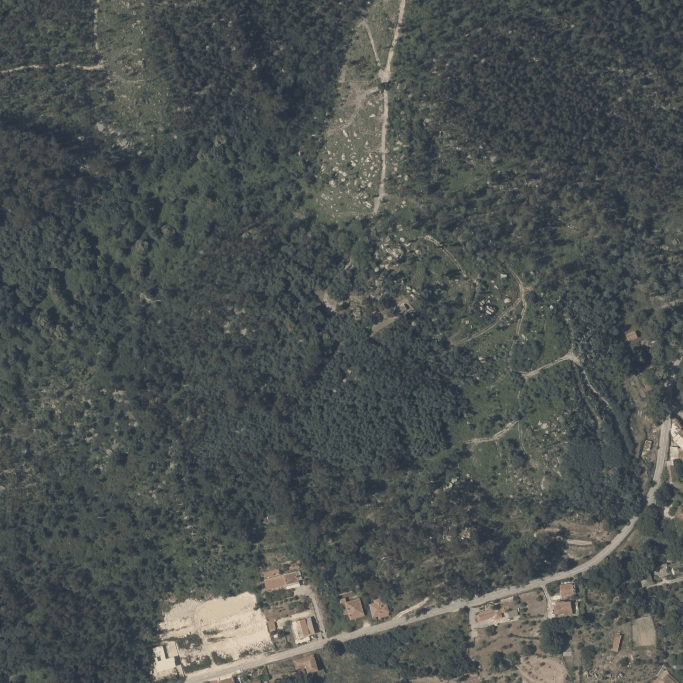
#> input picture app/t3/arouca-castro-do-monte-das-valinhas-c.jpg, 2048 x 2048 px, given in place of arouca-castro-do-monte-das-valinhas-c.jpg-c.jpg, which was not available (shown at 1/3 size)
$ python gridcrop.py ../app/t3/arouca-castro-do-monte-das-valinhas-c.jpg 5 5 5 ../app/t3/barcelos-balneario-castrejo-de-santa-maria-dos-galegos-c.jpg
#> lines starting #> are read from the running program, lines starting #| are printed output that depends on the picture; after the words box and inside, x2 and y2 are one past the last pixel; in counts of white or black regions, pixels touching at a corner belong together; pictures that were not available may be replaced by others from this repository, and a replacement may not be noted
import cv2,sys
id,x0,y0,w=sys.argv[1],int(sys.argv[2]),int(sys.argv[3]),int(sys.argv[4]);out=sys.argv[5]
im=cv2.imread(f'app/t3/{id}-c.jpg');c=im[y0:y0+w,x0:x0+w];k=900/w;c=cv2.resize(c,(900,900),interpolation=cv2.INTER_CUBIC)
#> further down, im is the input picture: shape (2048, 2048, 3); mean B, G, R 81.2, 82.5, 76.6
#> after `c = cv2.resize(c, (900, 900), interpolation=cv2.INTER_CUBIC)`:
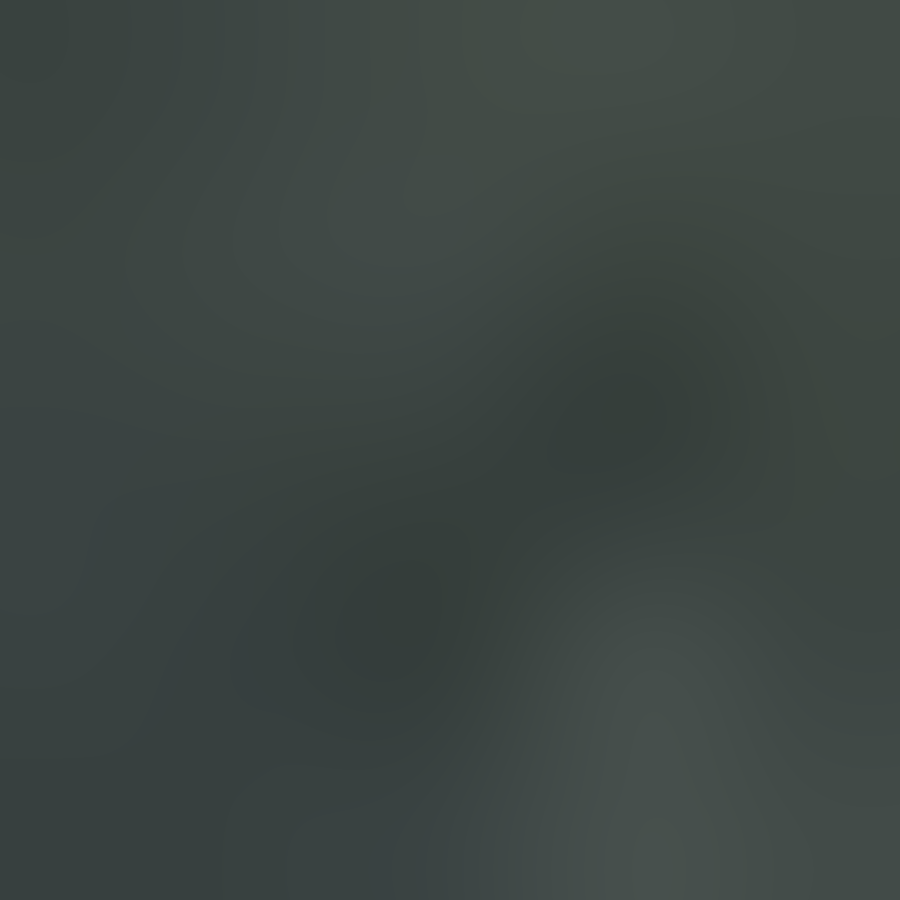
#> c: shape (900, 900, 3); mean of channels 0, 1, 2 66.3, 69.3, 60.3; drawn as B, G, R
step=25 if w<=450 else 50
for v in range(0,w+1,step):
    p=int(v*k);col=(0,255,255) if v%100==0 else (0,180,180)
    cv2.line(c,(p,0),(p,899),col,1);cv2.line(c,(0,p),(899,p),col,1)
    if v%50==0:
        cv2.putText(c,str(x0+v),(p+2,12),cv2.FONT_HERSHEY_SIMPLEX,.38,(255,255,255),1);cv2.putText(c,str(y0+v),(2,p+12),cv2.FONT_HERSHEY_SIMPLEX,.38,(255,255,255),1)
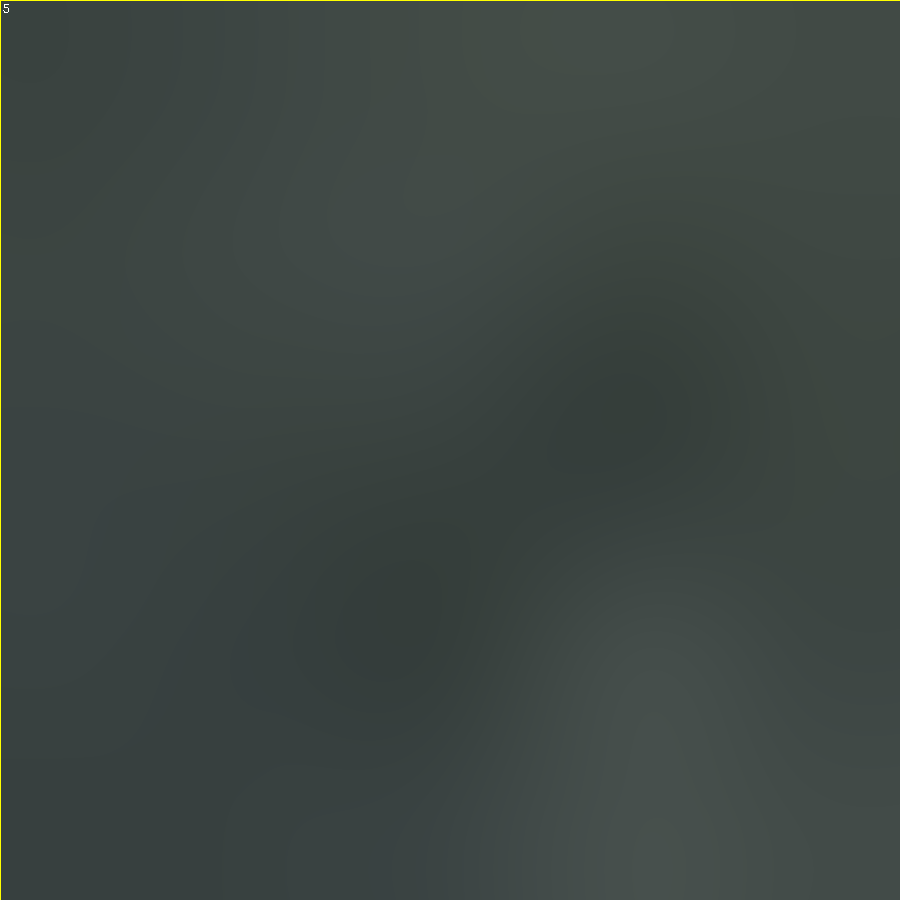
#> c: shape (900, 900, 3); 0.22% of pixels changed, all inside (x1, y1, x2, y2) = (0, 0, 900, 900); drawn as B, G, R
cv2.imwrite(out,c,[cv2.IMWRITE_JPEG_QUALITY,88])

$ run again, on app/t3/braga-castro-de-santa-marta-das-corticas-c.jpg
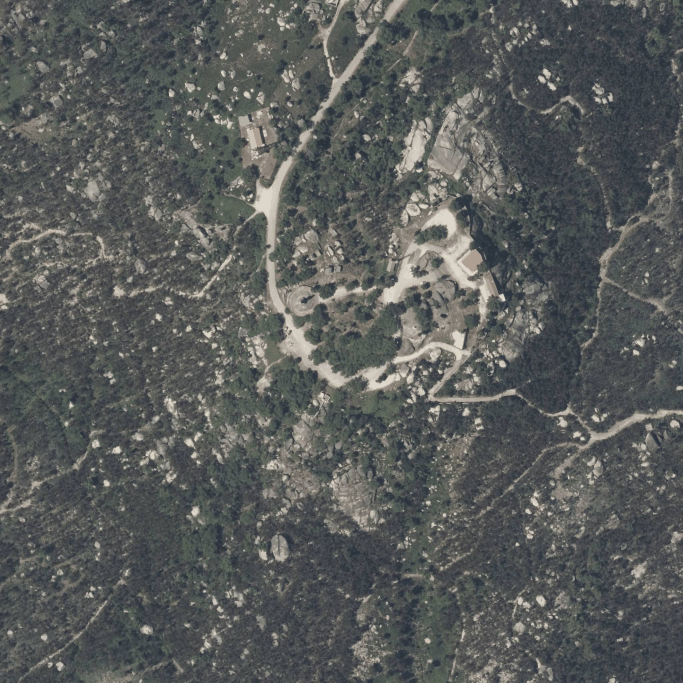
#> input picture app/t3/braga-castro-de-santa-marta-das-corticas-c.jpg, 2048 x 2048 px, given in place of braga-castro-de-santa-marta-das-corticas-c.jpg-c.jpg, which was not available (shown at 1/3 size)
#> im is the input picture: shape (2048, 2048, 3); mean B, G, R 90.4, 91.4, 88.7
#> `c = cv2.resize(c, (900, 900), interpolation=cv2.INTER_CUBIC)`:
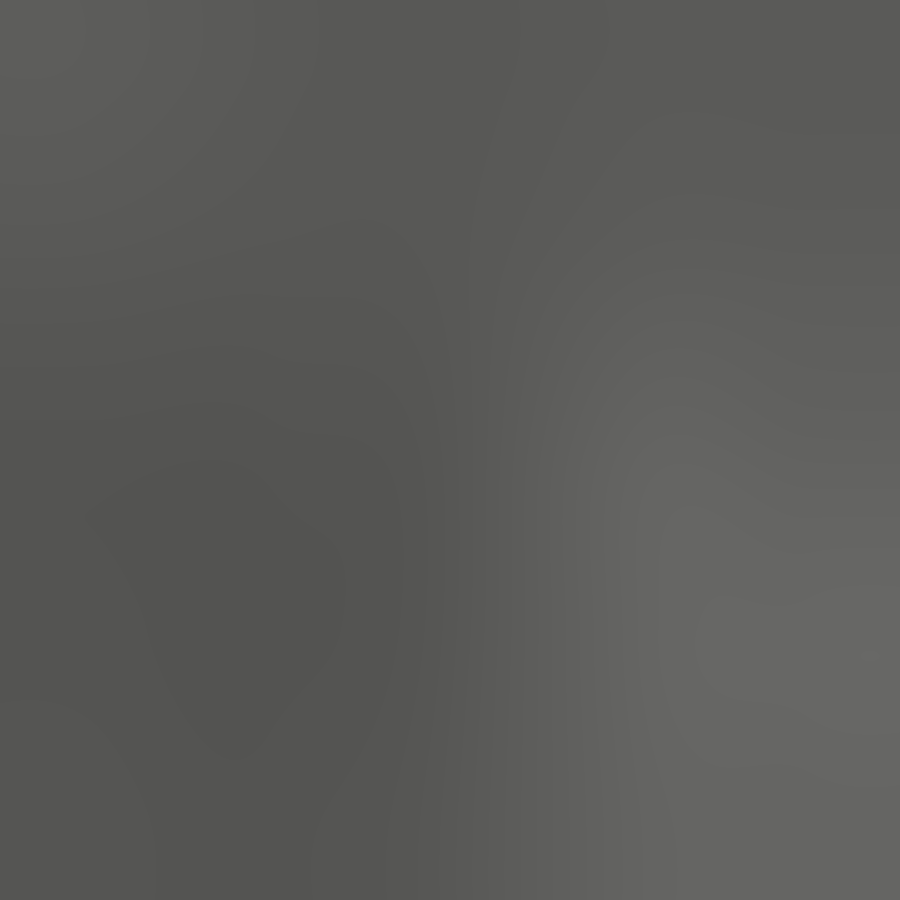
#> c: shape (900, 900, 3); mean of channels 0, 1, 2 88.6, 90.6, 90.6; drawn as B, G, R
#> after the loop `for v in range(0,w+1,step):`:
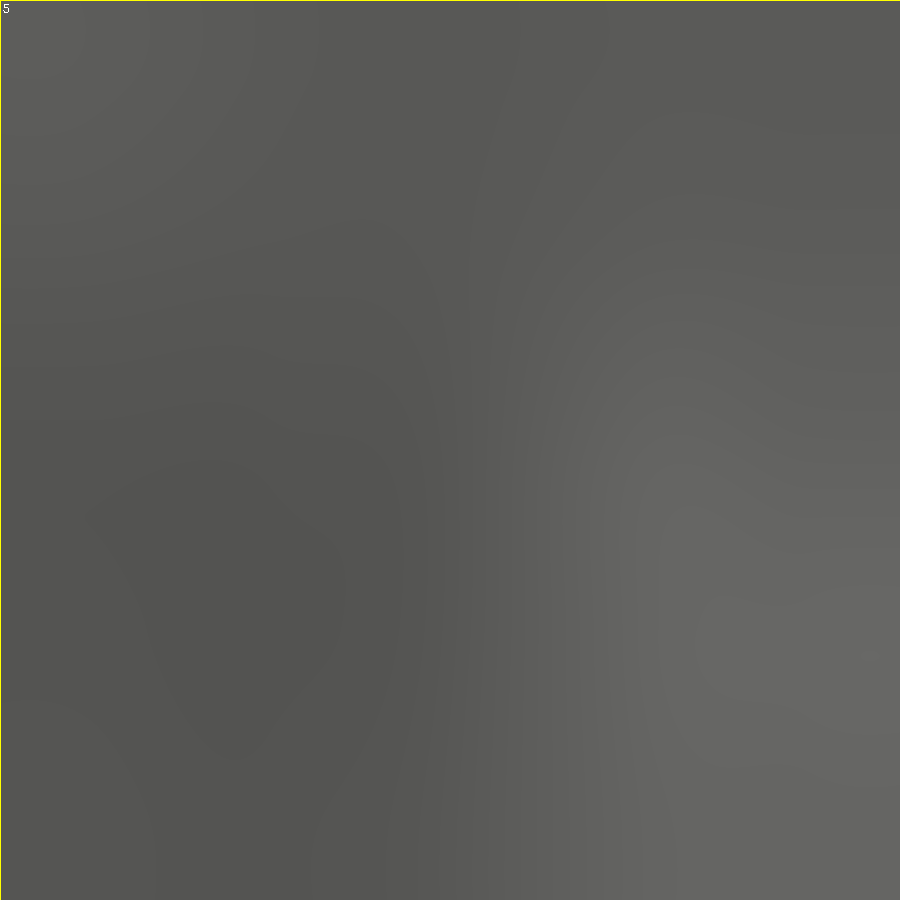
#> c: shape (900, 900, 3); 0.22% of pixels changed, all inside (x1, y1, x2, y2) = (0, 0, 900, 900); drawn as B, G, R
